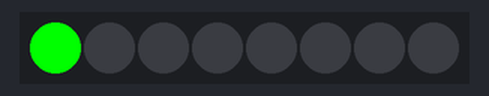
Simulated run of this sketch. Board: Arduino Uno, built with avr-gcc and run on an emulated ATmega328P. Shown: 8 RGB LEDs in strip order, left to right. The strip is taken to match the declared colour order.

Above: at 0.1 s.
At 0.6 s:
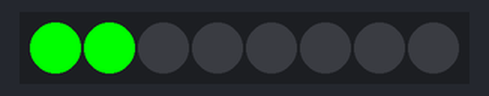
At 1.1 s:
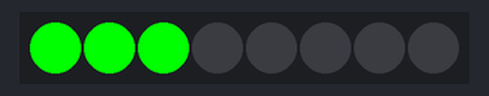
At 1.6 s:
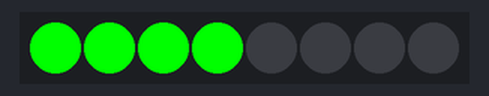
At 2.6 s:
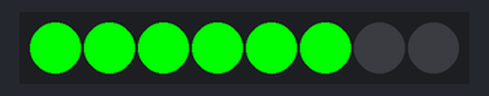
At 3.6 s:
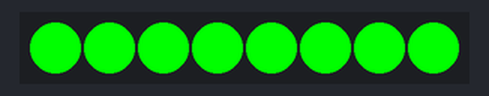
Timing chart, 0 to 40.0 s (numbered marks = the images above):
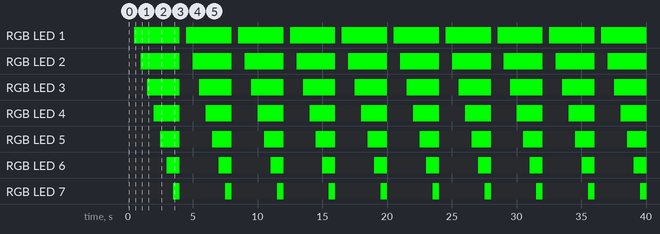

Measured:
- by itself, RGB LED 1: alternates RGB(0, 255, 0) for 3.5 s and off for 0.50 s
- by itself, RGB LED 2: alternates RGB(0, 255, 0) for 3.0 s and off for 1.0 s
- by itself, RGB LED 3: alternates RGB(0, 255, 0) for 2.5 s and off for 1.5 s
- by itself, RGB LED 4: alternates RGB(0, 255, 0) for 2.0 s and off for 2.0 s
- by itself, RGB LED 5: alternates RGB(0, 255, 0) for 1.5 s and off for 2.5 s
- by itself, RGB LED 6: alternates RGB(0, 255, 0) for 1.0 s and off for 3.0 s
- by itself, RGB LED 7: alternates RGB(0, 255, 0) for 0.50 s and off for 3.5 s

The sketch:

neopixel_stick.ino
```cpp
// (licence header left out)
#include <Adafruit_NeoPixel.h>

#define LED_PIN        2

#define LED_COUNT 8 // Popular NeoPixel stick size

// When setting up the NeoPixel library, we tell it how many pixels,
// and which pin to use to send signals
Adafruit_NeoPixel strip(LED_COUNT, LED_PIN, NEO_RGBW + NEO_KHZ800);

#define DELAYVAL 500 // Time (in milliseconds) to pause between pixels

void setup() {
  strip.begin(); // INITIALIZE NeoPixel strip object
}

void loop() {
  strip.clear(); // Set all pixel colors to 'off'

  // The first NeoPixel in a strand is #0, second is 1, all the way up
  // to the count of pixels minus one.
  for(int i=0; i<LED_COUNT; i++) { // For each pixel...

    // pixels.Color() takes RGB values, from 0,0,0 up to 255,255,255
    strip.setPixelColor(i, strip.Color(0, 255, 0)); // red

    strip.show();   // Send the updated pixel colors to the hardware.

    delay(DELAYVAL); // Pause before next pass through loop
  }
}
```
